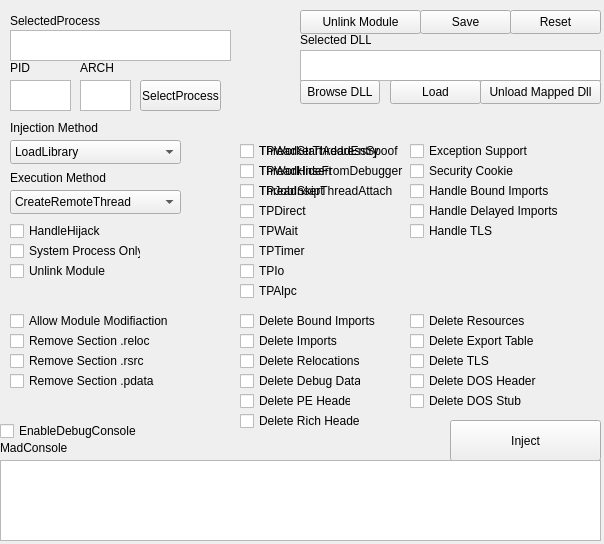
<?xml version="1.0" encoding="UTF-8"?>
<ui version="4.0">
 <class>MainWindow</class>
 <widget class="QMainWindow" name="MainWindow">
  <property name="geometry">
   <rect>
    <x>0</x>
    <y>0</y>
    <width>604</width>
    <height>544</height>
   </rect>
  </property>
  <property name="cursor">
   <cursorShape>ArrowCursor</cursorShape>
  </property>
  <property name="mouseTracking">
   <bool>false</bool>
  </property>
  <property name="windowTitle">
   <string>MainWindow</string>
  </property>
  <widget class="QWidget" name="centralwidget">
   <widget class="QPushButton" name="select_proc_Button">
    <property name="geometry">
     <rect>
      <x>140</x>
      <y>80</y>
      <width>81</width>
      <height>31</height>
     </rect>
    </property>
    <property name="text">
     <string>SelectProcess</string>
    </property>
   </widget>
   <widget class="QLabel" name="label">
    <property name="geometry">
     <rect>
      <x>10</x>
      <y>10</y>
      <width>91</width>
      <height>21</height>
     </rect>
    </property>
    <property name="text">
     <string>SelectedProcess</string>
    </property>
   </widget>
   <widget class="QTextEdit" name="selected_process_textButton">
    <property name="geometry">
     <rect>
      <x>10</x>
      <y>30</y>
      <width>221</width>
      <height>31</height>
     </rect>
    </property>
   </widget>
   <widget class="QLabel" name="label_2">
    <property name="geometry">
     <rect>
      <x>10</x>
      <y>60</y>
      <width>49</width>
      <height>16</height>
     </rect>
    </property>
    <property name="text">
     <string>PID</string>
    </property>
   </widget>
   <widget class="QTextEdit" name="PID_text_Button">
    <property name="geometry">
     <rect>
      <x>10</x>
      <y>80</y>
      <width>61</width>
      <height>31</height>
     </rect>
    </property>
   </widget>
   <widget class="QPushButton" name="inject_button">
    <property name="geometry">
     <rect>
      <x>450</x>
      <y>420</y>
      <width>151</width>
      <height>41</height>
     </rect>
    </property>
    <property name="text">
     <string>Inject</string>
    </property>
   </widget>
   <widget class="QComboBox" name="injection_method_comboBox">
    <property name="geometry">
     <rect>
      <x>10</x>
      <y>140</y>
      <width>171</width>
      <height>24</height>
     </rect>
    </property>
    <item>
     <property name="text">
      <string>LoadLibrary</string>
     </property>
    </item>
    <item>
     <property name="text">
      <string>LdrLoadDll</string>
     </property>
    </item>
    <item>
     <property name="text">
      <string>LdrpLoadDll</string>
     </property>
    </item>
    <item>
     <property name="text">
      <string>LdrpLoadDllInternal</string>
     </property>
    </item>
    <item>
     <property name="text">
      <string>ManualMap</string>
     </property>
    </item>
   </widget>
   <widget class="QPlainTextEdit" name="plainTextEdit">
    <property name="geometry">
     <rect>
      <x>0</x>
      <y>460</y>
      <width>601</width>
      <height>81</height>
     </rect>
    </property>
   </widget>
   <widget class="QLabel" name="label_3">
    <property name="geometry">
     <rect>
      <x>0</x>
      <y>440</y>
      <width>71</width>
      <height>16</height>
     </rect>
    </property>
    <property name="text">
     <string>MadConsole</string>
    </property>
   </widget>
   <widget class="QLabel" name="label_4">
    <property name="geometry">
     <rect>
      <x>300</x>
      <y>30</y>
      <width>71</width>
      <height>20</height>
     </rect>
    </property>
    <property name="text">
     <string>Selected DLL</string>
    </property>
   </widget>
   <widget class="QTextEdit" name="selected_dll_text">
    <property name="geometry">
     <rect>
      <x>300</x>
      <y>50</y>
      <width>301</width>
      <height>31</height>
     </rect>
    </property>
   </widget>
   <widget class="QPushButton" name="browse_dll_button">
    <property name="geometry">
     <rect>
      <x>300</x>
      <y>80</y>
      <width>80</width>
      <height>24</height>
     </rect>
    </property>
    <property name="text">
     <string>Browse DLL</string>
    </property>
   </widget>
   <widget class="QComboBox" name="exec_methods_comboBox">
    <property name="geometry">
     <rect>
      <x>10</x>
      <y>190</y>
      <width>171</width>
      <height>24</height>
     </rect>
    </property>
    <item>
     <property name="text">
      <string>CreateRemoteThread</string>
     </property>
    </item>
    <item>
     <property name="text">
      <string>NtCreateThreadEx</string>
     </property>
    </item>
    <item>
     <property name="text">
      <string>SetWindowsHook</string>
     </property>
    </item>
    <item>
     <property name="text">
      <string>ThreadHijack</string>
     </property>
    </item>
    <item>
     <property name="text">
      <string>QueueUserAPC</string>
     </property>
    </item>
    <item>
     <property name="text">
      <string>KernelCallbackTable</string>
     </property>
    </item>
    <item>
     <property name="text">
      <string>VectoredExceptionHandler</string>
     </property>
    </item>
    <item>
     <property name="text">
      <string>ThreadPool</string>
     </property>
    </item>
    <item>
     <property name="text">
      <string>InstrumentationCallback</string>
     </property>
    </item>
    <item>
     <property name="text">
      <string>TlsCallback</string>
     </property>
    </item>
   </widget>
   <widget class="QTextEdit" name="Arch_textButton">
    <property name="geometry">
     <rect>
      <x>80</x>
      <y>80</y>
      <width>51</width>
      <height>31</height>
     </rect>
    </property>
   </widget>
   <widget class="QLabel" name="label_5">
    <property name="geometry">
     <rect>
      <x>80</x>
      <y>60</y>
      <width>49</width>
      <height>16</height>
     </rect>
    </property>
    <property name="text">
     <string>ARCH</string>
    </property>
   </widget>
   <widget class="QLabel" name="label_6">
    <property name="geometry">
     <rect>
      <x>10</x>
      <y>120</y>
      <width>101</width>
      <height>16</height>
     </rect>
    </property>
    <property name="text">
     <string>Injection Method</string>
    </property>
   </widget>
   <widget class="QLabel" name="label_7">
    <property name="geometry">
     <rect>
      <x>10</x>
      <y>170</y>
      <width>101</width>
      <height>16</height>
     </rect>
    </property>
    <property name="text">
     <string>Execution Method</string>
    </property>
   </widget>
   <widget class="QCheckBox" name="CheckBox_TSAS">
    <property name="geometry">
     <rect>
      <x>240</x>
      <y>140</y>
      <width>161</width>
      <height>22</height>
     </rect>
    </property>
    <property name="text">
     <string>ThreadStartAddressSpoof</string>
    </property>
   </widget>
   <widget class="QCheckBox" name="checkBox_THFD">
    <property name="geometry">
     <rect>
      <x>240</x>
      <y>160</y>
      <width>171</width>
      <height>22</height>
     </rect>
    </property>
    <property name="text">
     <string>ThreadHideFromDebugger</string>
    </property>
   </widget>
   <widget class="QCheckBox" name="checkBox_TSTA">
    <property name="geometry">
     <rect>
      <x>240</x>
      <y>180</y>
      <width>161</width>
      <height>22</height>
     </rect>
    </property>
    <property name="text">
     <string>ThreadSkipThreadAttach</string>
    </property>
   </widget>
   <widget class="QCheckBox" name="checkBox_DebugConsole">
    <property name="geometry">
     <rect>
      <x>0</x>
      <y>420</y>
      <width>141</width>
      <height>22</height>
     </rect>
    </property>
    <property name="text">
     <string>EnableDebugConsole</string>
    </property>
   </widget>
   <widget class="QCheckBox" name="checkBox_HandleHijack">
    <property name="geometry">
     <rect>
      <x>10</x>
      <y>220</y>
      <width>91</width>
      <height>22</height>
     </rect>
    </property>
    <property name="text">
     <string>HandleHijack</string>
    </property>
   </widget>
   <widget class="QCheckBox" name="ExceptionSupport">
    <property name="geometry">
     <rect>
      <x>410</x>
      <y>140</y>
      <width>151</width>
      <height>22</height>
     </rect>
    </property>
    <property name="text">
     <string>Exception Support</string>
    </property>
   </widget>
   <widget class="QCheckBox" name="SecurityCookie">
    <property name="geometry">
     <rect>
      <x>410</x>
      <y>160</y>
      <width>141</width>
      <height>22</height>
     </rect>
    </property>
    <property name="text">
     <string>Security Cookie</string>
    </property>
   </widget>
   <widget class="QCheckBox" name="BoundImports">
    <property name="geometry">
     <rect>
      <x>410</x>
      <y>180</y>
      <width>301</width>
      <height>22</height>
     </rect>
    </property>
    <property name="text">
     <string>Handle Bound Imports</string>
    </property>
   </widget>
   <widget class="QCheckBox" name="DelayedImports">
    <property name="geometry">
     <rect>
      <x>410</x>
      <y>200</y>
      <width>151</width>
      <height>22</height>
     </rect>
    </property>
    <property name="text">
     <string>Handle Delayed Imports</string>
    </property>
   </widget>
   <widget class="QCheckBox" name="TLS">
    <property name="geometry">
     <rect>
      <x>410</x>
      <y>220</y>
      <width>101</width>
      <height>22</height>
     </rect>
    </property>
    <property name="text">
     <string>Handle TLS</string>
    </property>
   </widget>
   <widget class="QCheckBox" name="SystemProcessOnly">
    <property name="geometry">
     <rect>
      <x>10</x>
      <y>240</y>
      <width>131</width>
      <height>22</height>
     </rect>
    </property>
    <property name="text">
     <string>System Process Only</string>
    </property>
   </widget>
   <widget class="QPushButton" name="ModuleUnlinker">
    <property name="geometry">
     <rect>
      <x>300</x>
      <y>10</y>
      <width>121</width>
      <height>24</height>
     </rect>
    </property>
    <property name="text">
     <string>Unlink Module</string>
    </property>
   </widget>
   <widget class="QCheckBox" name="ModuleModification">
    <property name="geometry">
     <rect>
      <x>10</x>
      <y>310</y>
      <width>171</width>
      <height>22</height>
     </rect>
    </property>
    <property name="text">
     <string>Allow Module Modifiaction</string>
    </property>
   </widget>
   <widget class="QCheckBox" name="DeleteBoundImports">
    <property name="geometry">
     <rect>
      <x>240</x>
      <y>310</y>
      <width>141</width>
      <height>22</height>
     </rect>
    </property>
    <property name="text">
     <string>Delete Bound Imports</string>
    </property>
   </widget>
   <widget class="QCheckBox" name="DeleteImports">
    <property name="geometry">
     <rect>
      <x>240</x>
      <y>330</y>
      <width>101</width>
      <height>22</height>
     </rect>
    </property>
    <property name="text">
     <string>Delete Imports</string>
    </property>
   </widget>
   <widget class="QCheckBox" name="DeleteRelocations">
    <property name="geometry">
     <rect>
      <x>240</x>
      <y>350</y>
      <width>121</width>
      <height>22</height>
     </rect>
    </property>
    <property name="text">
     <string>Delete Relocations</string>
    </property>
   </widget>
   <widget class="QCheckBox" name="DeleteResources">
    <property name="geometry">
     <rect>
      <x>410</x>
      <y>310</y>
      <width>121</width>
      <height>22</height>
     </rect>
    </property>
    <property name="text">
     <string>Delete Resources</string>
    </property>
   </widget>
   <widget class="QCheckBox" name="DeleteExportTable">
    <property name="geometry">
     <rect>
      <x>410</x>
      <y>330</y>
      <width>131</width>
      <height>22</height>
     </rect>
    </property>
    <property name="text">
     <string>Delete Export Table</string>
    </property>
   </widget>
   <widget class="QCheckBox" name="DeleteTLS">
    <property name="geometry">
     <rect>
      <x>410</x>
      <y>350</y>
      <width>101</width>
      <height>22</height>
     </rect>
    </property>
    <property name="text">
     <string>Delete TLS</string>
    </property>
   </widget>
   <widget class="QCheckBox" name="DeleteDebugData">
    <property name="geometry">
     <rect>
      <x>240</x>
      <y>370</y>
      <width>121</width>
      <height>22</height>
     </rect>
    </property>
    <property name="text">
     <string>Delete Debug Data</string>
    </property>
   </widget>
   <widget class="QCheckBox" name="DeleteDOSHeader">
    <property name="geometry">
     <rect>
      <x>410</x>
      <y>370</y>
      <width>131</width>
      <height>22</height>
     </rect>
    </property>
    <property name="text">
     <string>Delete DOS Header</string>
    </property>
   </widget>
   <widget class="QCheckBox" name="DeletePEHeader">
    <property name="geometry">
     <rect>
      <x>240</x>
      <y>390</y>
      <width>111</width>
      <height>22</height>
     </rect>
    </property>
    <property name="text">
     <string>Delete PE Header</string>
    </property>
   </widget>
   <widget class="QCheckBox" name="DeleteRichHeader">
    <property name="geometry">
     <rect>
      <x>240</x>
      <y>410</y>
      <width>121</width>
      <height>22</height>
     </rect>
    </property>
    <property name="text">
     <string>Delete Rich Header</string>
    </property>
   </widget>
   <widget class="QCheckBox" name="DeleteDOSStub">
    <property name="geometry">
     <rect>
      <x>410</x>
      <y>390</y>
      <width>121</width>
      <height>22</height>
     </rect>
    </property>
    <property name="text">
     <string>Delete DOS Stub</string>
    </property>
   </widget>
   <widget class="QPushButton" name="UnloadMappedDll">
    <property name="geometry">
     <rect>
      <x>480</x>
      <y>80</y>
      <width>121</width>
      <height>24</height>
     </rect>
    </property>
    <property name="text">
     <string>Unload Mapped Dll</string>
    </property>
   </widget>
   <widget class="QCheckBox" name="RelocRemove">
    <property name="geometry">
     <rect>
      <x>10</x>
      <y>330</y>
      <width>141</width>
      <height>22</height>
     </rect>
    </property>
    <property name="text">
     <string>Remove Section .reloc</string>
    </property>
   </widget>
   <widget class="QCheckBox" name="RsrcRemove">
    <property name="geometry">
     <rect>
      <x>10</x>
      <y>350</y>
      <width>141</width>
      <height>22</height>
     </rect>
    </property>
    <property name="text">
     <string>Remove Section .rsrc</string>
    </property>
   </widget>
   <widget class="QCheckBox" name="PdataRemove">
    <property name="geometry">
     <rect>
      <x>10</x>
      <y>370</y>
      <width>151</width>
      <height>22</height>
     </rect>
    </property>
    <property name="text">
     <string>Remove Section .pdata</string>
    </property>
   </widget>
   <widget class="QCheckBox" name="TPWorkerThreadEntry">
    <property name="geometry">
     <rect>
      <x>240</x>
      <y>140</y>
      <width>141</width>
      <height>22</height>
     </rect>
    </property>
    <property name="text">
     <string>TPWorkerThreadEntry</string>
    </property>
   </widget>
   <widget class="QCheckBox" name="TPWorkInsert">
    <property name="geometry">
     <rect>
      <x>240</x>
      <y>160</y>
      <width>101</width>
      <height>22</height>
     </rect>
    </property>
    <property name="text">
     <string>TPWorkInsert</string>
    </property>
   </widget>
   <widget class="QCheckBox" name="TPJobInsert">
    <property name="geometry">
     <rect>
      <x>240</x>
      <y>180</y>
      <width>91</width>
      <height>22</height>
     </rect>
    </property>
    <property name="text">
     <string>TPJobInsert</string>
    </property>
   </widget>
   <widget class="QCheckBox" name="TPDirect">
    <property name="geometry">
     <rect>
      <x>240</x>
      <y>200</y>
      <width>78</width>
      <height>22</height>
     </rect>
    </property>
    <property name="text">
     <string>TPDirect</string>
    </property>
   </widget>
   <widget class="QCheckBox" name="TPWait">
    <property name="geometry">
     <rect>
      <x>240</x>
      <y>220</y>
      <width>78</width>
      <height>22</height>
     </rect>
    </property>
    <property name="text">
     <string>TPWait</string>
    </property>
   </widget>
   <widget class="QCheckBox" name="TPTimer">
    <property name="geometry">
     <rect>
      <x>240</x>
      <y>240</y>
      <width>78</width>
      <height>22</height>
     </rect>
    </property>
    <property name="text">
     <string>TPTimer</string>
    </property>
   </widget>
   <widget class="QCheckBox" name="TPIo">
    <property name="geometry">
     <rect>
      <x>240</x>
      <y>260</y>
      <width>78</width>
      <height>22</height>
     </rect>
    </property>
    <property name="text">
     <string>TPIo</string>
    </property>
   </widget>
   <widget class="QCheckBox" name="TPAlpc">
    <property name="geometry">
     <rect>
      <x>240</x>
      <y>280</y>
      <width>78</width>
      <height>22</height>
     </rect>
    </property>
    <property name="text">
     <string>TPAlpc</string>
    </property>
   </widget>
   <widget class="QPushButton" name="SaveButton">
    <property name="geometry">
     <rect>
      <x>420</x>
      <y>10</y>
      <width>91</width>
      <height>24</height>
     </rect>
    </property>
    <property name="text">
     <string>Save</string>
    </property>
   </widget>
   <widget class="QPushButton" name="ResetButton">
    <property name="enabled">
     <bool>true</bool>
    </property>
    <property name="geometry">
     <rect>
      <x>510</x>
      <y>10</y>
      <width>91</width>
      <height>24</height>
     </rect>
    </property>
    <property name="text">
     <string>Reset</string>
    </property>
   </widget>
   <widget class="QPushButton" name="pushButton">
    <property name="geometry">
     <rect>
      <x>390</x>
      <y>80</y>
      <width>91</width>
      <height>24</height>
     </rect>
    </property>
    <property name="text">
     <string>Load</string>
    </property>
   </widget>
   <widget class="QCheckBox" name="unlink_module_internal">
    <property name="geometry">
     <rect>
      <x>10</x>
      <y>260</y>
      <width>111</width>
      <height>22</height>
     </rect>
    </property>
    <property name="text">
     <string>Unlink Module</string>
    </property>
   </widget>
  </widget>
 </widget>
 <resources/>
 <connections>
  <connection>
   <sender>select_proc_Button</sender>
   <signal>clicked()</signal>
   <receiver>MainWindow</receiver>
   <slot>SelectProcessClicked()</slot>
   <hints>
    <hint type="sourcelabel">
     <x>67</x>
     <y>24</y>
    </hint>
    <hint type="destinationlabel">
     <x>105</x>
     <y>24</y>
    </hint>
   </hints>
  </connection>
  <connection>
   <sender>inject_button</sender>
   <signal>clicked()</signal>
   <receiver>MainWindow</receiver>
   <slot>Inject()</slot>
   <hints>
    <hint type="sourcelabel">
     <x>448</x>
     <y>362</y>
    </hint>
    <hint type="destinationlabel">
     <x>474</x>
     <y>334</y>
    </hint>
   </hints>
  </connection>
  <connection>
   <sender>browse_dll_button</sender>
   <signal>clicked()</signal>
   <receiver>MainWindow</receiver>
   <slot>BrowseDLL()</slot>
   <hints>
    <hint type="sourcelabel">
     <x>343</x>
     <y>117</y>
    </hint>
    <hint type="destinationlabel">
     <x>404</x>
     <y>120</y>
    </hint>
   </hints>
  </connection>
  <connection>
   <sender>ModuleUnlinker</sender>
   <signal>clicked()</signal>
   <receiver>MainWindow</receiver>
   <slot>UnlinkModule()</slot>
   <hints>
    <hint type="sourcelabel">
     <x>313</x>
     <y>17</y>
    </hint>
    <hint type="destinationlabel">
     <x>293</x>
     <y>16</y>
    </hint>
   </hints>
  </connection>
  <connection>
   <sender>UnloadMappedDll</sender>
   <signal>clicked()</signal>
   <receiver>MainWindow</receiver>
   <slot>UnloadMappedDll()</slot>
   <hints>
    <hint type="sourcelabel">
     <x>535</x>
     <y>90</y>
    </hint>
    <hint type="destinationlabel">
     <x>521</x>
     <y>111</y>
    </hint>
   </hints>
  </connection>
  <connection>
   <sender>SaveButton</sender>
   <signal>clicked()</signal>
   <receiver>MainWindow</receiver>
   <slot>SaveCurrentSettings()</slot>
   <hints>
    <hint type="sourcelabel">
     <x>457</x>
     <y>20</y>
    </hint>
    <hint type="destinationlabel">
     <x>440</x>
     <y>42</y>
    </hint>
   </hints>
  </connection>
  <connection>
   <sender>pushButton</sender>
   <signal>clicked()</signal>
   <receiver>MainWindow</receiver>
   <slot>LoadSettings()</slot>
   <hints>
    <hint type="sourcelabel">
     <x>424</x>
     <y>88</y>
    </hint>
    <hint type="destinationlabel">
     <x>390</x>
     <y>116</y>
    </hint>
   </hints>
  </connection>
  <connection>
   <sender>ResetButton</sender>
   <signal>clicked()</signal>
   <receiver>MainWindow</receiver>
   <slot>DefaultSettings()</slot>
   <hints>
    <hint type="sourcelabel">
     <x>571</x>
     <y>24</y>
    </hint>
    <hint type="destinationlabel">
     <x>584</x>
     <y>39</y>
    </hint>
   </hints>
  </connection>
 </connections>
 <slots>
  <slot>SelectProcessClicked()</slot>
  <slot>Inject()</slot>
  <slot>BrowseDLL()</slot>
  <slot>UnlinkModule()</slot>
  <slot>UnloadMappedDll()</slot>
  <slot>SaveCurrentSettings()</slot>
  <slot>LoadSettings()</slot>
  <slot>DefaultSettings()</slot>
 </slots>
</ui>
